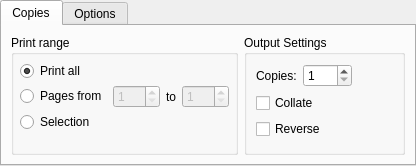
<ui version="4.0" >
 <class>QPrintSettingsOutput</class>
 <widget class="QWidget" name="QPrintSettingsOutput" >
  <property name="geometry" >
   <rect>
    <x>0</x>
    <y>0</y>
    <width>416</width>
    <height>166</height>
   </rect>
  </property>
  <property name="windowTitle" >
   <string>Form</string>
  </property>
  <layout class="QHBoxLayout" name="horizontalLayout_2" >
   <property name="margin" >
    <number>0</number>
   </property>
   <item>
    <widget class="QTabWidget" name="tabs" >
     <property name="currentIndex" >
      <number>0</number>
     </property>
     <widget class="QWidget" name="copiesTab" >
      <property name="geometry" >
       <rect>
        <x>0</x>
        <y>0</y>
        <width>412</width>
        <height>139</height>
       </rect>
      </property>
      <attribute name="title" >
       <string>Copies</string>
      </attribute>
      <layout class="QHBoxLayout" name="horizontalLayout" >
       <item>
        <widget class="QGroupBox" name="gbPrintRange" >
         <property name="sizePolicy" >
          <sizepolicy vsizetype="Minimum" hsizetype="Preferred" >
           <horstretch>0</horstretch>
           <verstretch>0</verstretch>
          </sizepolicy>
         </property>
         <property name="title" >
          <string>Print range</string>
         </property>
         <layout class="QVBoxLayout" name="_3" >
          <property name="spacing" >
           <number>4</number>
          </property>
          <property name="margin" >
           <number>6</number>
          </property>
          <item>
           <widget class="QRadioButton" name="printAll" >
            <property name="text" >
             <string>Print all</string>
            </property>
            <property name="checked" >
             <bool>true</bool>
            </property>
           </widget>
          </item>
          <item>
           <layout class="QHBoxLayout" name="_4" >
            <property name="spacing" >
             <number>6</number>
            </property>
            <property name="margin" >
             <number>0</number>
            </property>
            <item>
             <widget class="QRadioButton" name="printRange" >
              <property name="text" >
               <string>Pages from</string>
              </property>
             </widget>
            </item>
            <item>
             <widget class="QSpinBox" name="from" >
              <property name="enabled" >
               <bool>false</bool>
              </property>
              <property name="minimum" >
               <number>1</number>
              </property>
              <property name="maximum" >
               <number>999</number>
              </property>
             </widget>
            </item>
            <item>
             <widget class="QLabel" name="label_3" >
              <property name="text" >
               <string>to</string>
              </property>
             </widget>
            </item>
            <item>
             <widget class="QSpinBox" name="to" >
              <property name="enabled" >
               <bool>false</bool>
              </property>
              <property name="minimum" >
               <number>1</number>
              </property>
              <property name="maximum" >
               <number>999</number>
              </property>
             </widget>
            </item>
            <item>
             <spacer>
              <property name="orientation" >
               <enum>Qt::Horizontal</enum>
              </property>
              <property name="sizeHint" stdset="0" >
               <size>
                <width>0</width>
                <height>20</height>
               </size>
              </property>
             </spacer>
            </item>
           </layout>
          </item>
          <item>
           <widget class="QRadioButton" name="printSelection" >
            <property name="text" >
             <string>Selection</string>
            </property>
           </widget>
          </item>
          <item>
           <spacer name="verticalSpacer" >
            <property name="orientation" >
             <enum>Qt::Vertical</enum>
            </property>
            <property name="sizeHint" stdset="0" >
             <size>
              <width>1</width>
              <height>1</height>
             </size>
            </property>
           </spacer>
          </item>
         </layout>
        </widget>
       </item>
       <item>
        <widget class="QGroupBox" name="groupBox" >
         <property name="title" >
          <string>Output Settings</string>
         </property>
         <layout class="QGridLayout" name="gridLayout" >
          <item row="0" column="0" >
           <widget class="QLabel" name="label" >
            <property name="text" >
             <string>Copies:</string>
            </property>
            <property name="buddy" >
             <cstring>copies</cstring>
            </property>
           </widget>
          </item>
          <item row="0" column="1" colspan="2" >
           <widget class="QSpinBox" name="copies" >
            <property name="minimum" >
             <number>1</number>
            </property>
            <property name="maximum" >
             <number>999</number>
            </property>
           </widget>
          </item>
          <item row="0" column="3" >
           <spacer name="horizontalSpacer" >
            <property name="orientation" >
             <enum>Qt::Horizontal</enum>
            </property>
            <property name="sizeHint" stdset="0" >
             <size>
              <width>91</width>
              <height>20</height>
             </size>
            </property>
           </spacer>
          </item>
          <item row="1" column="0" colspan="2" >
           <widget class="QCheckBox" name="collate" >
            <property name="text" >
             <string>Collate</string>
            </property>
           </widget>
          </item>
          <item rowspan="2" row="1" column="2" colspan="2" >
           <widget class="QLabel" name="outputIcon" >
            <property name="sizePolicy" >
             <sizepolicy vsizetype="Ignored" hsizetype="Ignored" >
              <horstretch>0</horstretch>
              <verstretch>0</verstretch>
             </sizepolicy>
            </property>
           </widget>
          </item>
          <item row="2" column="0" colspan="2" >
           <widget class="QCheckBox" name="reverse" >
            <property name="text" >
             <string>Reverse</string>
            </property>
           </widget>
          </item>
          <item row="3" column="0" colspan="4" >
           <spacer name="verticalSpacer_2" >
            <property name="orientation" >
             <enum>Qt::Vertical</enum>
            </property>
            <property name="sizeHint" stdset="0" >
             <size>
              <width>0</width>
              <height>1</height>
             </size>
            </property>
           </spacer>
          </item>
         </layout>
        </widget>
       </item>
      </layout>
     </widget>
     <widget class="QWidget" name="optionsTab" >
      <property name="geometry" >
       <rect>
        <x>0</x>
        <y>0</y>
        <width>412</width>
        <height>139</height>
       </rect>
      </property>
      <attribute name="title" >
       <string>Options</string>
      </attribute>
      <layout class="QGridLayout" name="gridLayout_2" >
       <item row="0" column="1" >
        <widget class="QGroupBox" name="colorMode" >
         <property name="title" >
          <string>Color Mode</string>
         </property>
         <layout class="QGridLayout" name="gridLayout_4" >
          <item row="2" column="0" >
           <spacer name="verticalSpacer_6" >
            <property name="orientation" >
             <enum>Qt::Vertical</enum>
            </property>
            <property name="sizeHint" stdset="0" >
             <size>
              <width>1</width>
              <height>0</height>
             </size>
            </property>
           </spacer>
          </item>
          <item row="0" column="0" >
           <widget class="QRadioButton" name="color" >
            <property name="text" >
             <string>Color</string>
            </property>
           </widget>
          </item>
          <item rowspan="3" row="0" column="1" >
           <widget class="QLabel" name="colorIcon" />
          </item>
          <item row="1" column="0" >
           <widget class="QRadioButton" name="grayscale" >
            <property name="text" >
             <string>Grayscale</string>
            </property>
           </widget>
          </item>
         </layout>
        </widget>
       </item>
       <item row="0" column="0" >
        <widget class="QGroupBox" name="duplex" >
         <property name="title" >
          <string>Duplex Printing</string>
         </property>
         <layout class="QVBoxLayout" name="verticalLayout" >
          <item>
           <widget class="QRadioButton" name="noDuplex" >
            <property name="text" >
             <string>None</string>
            </property>
            <property name="checked" >
             <bool>true</bool>
            </property>
           </widget>
          </item>
          <item>
           <widget class="QRadioButton" name="duplexLong" >
            <property name="text" >
             <string>Long side</string>
            </property>
           </widget>
          </item>
          <item>
           <widget class="QRadioButton" name="duplexShort" >
            <property name="text" >
             <string>Short side</string>
            </property>
           </widget>
          </item>
          <item>
           <spacer name="verticalSpacer_42" >
            <property name="orientation" >
             <enum>Qt::Vertical</enum>
            </property>
            <property name="sizeHint" stdset="0" >
             <size>
              <width>1</width>
              <height>0</height>
             </size>
            </property>
           </spacer>
          </item>
         </layout>
        </widget>
       </item>
      </layout>
     </widget>
    </widget>
   </item>
  </layout>
 </widget>
 <resources/>
 <connections>
  <connection>
   <sender>printRange</sender>
   <signal>toggled(bool)</signal>
   <receiver>from</receiver>
   <slot>setEnabled(bool)</slot>
   <hints>
    <hint type="sourcelabel" >
     <x>76</x>
     <y>59</y>
    </hint>
    <hint type="destinationlabel" >
     <x>122</x>
     <y>57</y>
    </hint>
   </hints>
  </connection>
  <connection>
   <sender>printRange</sender>
   <signal>toggled(bool)</signal>
   <receiver>to</receiver>
   <slot>setEnabled(bool)</slot>
   <hints>
    <hint type="sourcelabel" >
     <x>69</x>
     <y>67</y>
    </hint>
    <hint type="destinationlabel" >
     <x>215</x>
     <y>67</y>
    </hint>
   </hints>
  </connection>
 </connections>
</ui>
